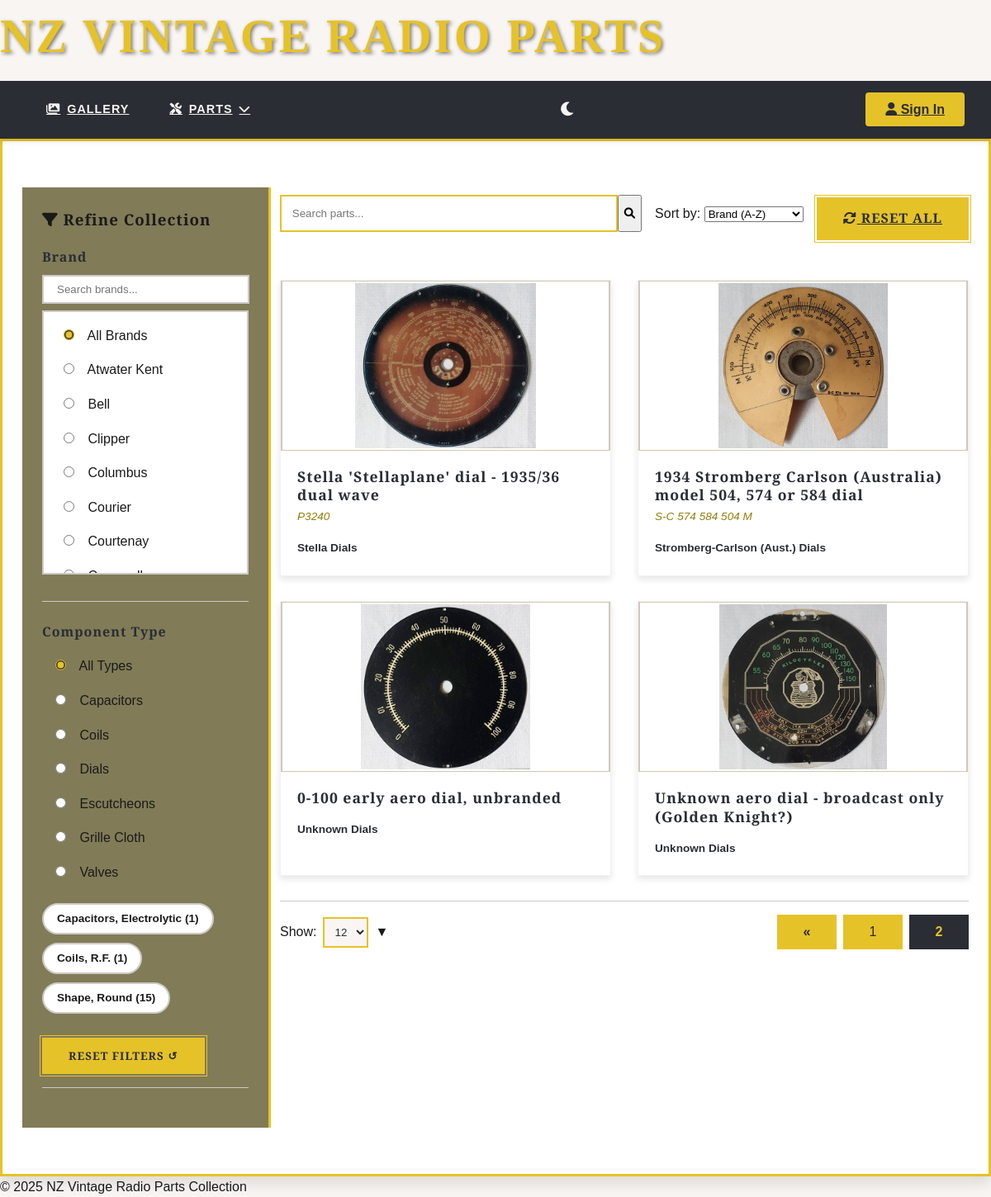
The page /parts/gallery?page=2 on the database as committed earlier.
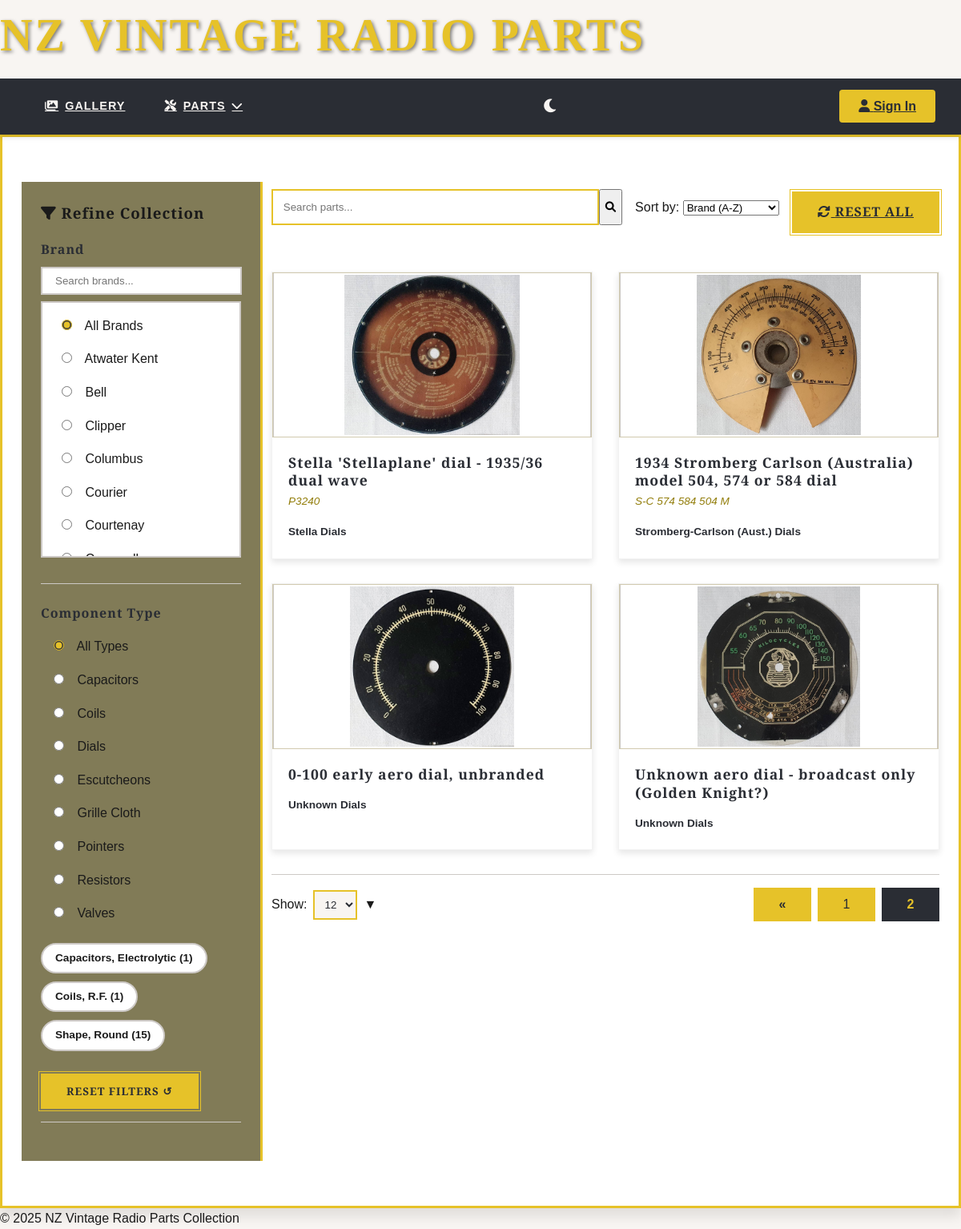
The same page on the database as committed later.
### app/models.py (models this page shows, shortened)
class Brand(db.Model):
    __tablename__ = 'Brand'
    id = db.Column(db.Integer, primary_key=True)
    name = db.Column(db.String(50), unique=True, nullable=False)  # "Philips"
    alias = db.Column(db.String(50), unique=True)  # "philips"
    description = db.Column(db.Text(500))
    logo_filename = db.Column(db.String(100))
    website = db.Column(db.String(200))
    parts = db.relationship('Part', back_populates='brand')

class PartType(db.Model):
    __tablename__ = 'PartType'
    id = db.Column(db.Integer, primary_key=True)
    name = db.Column(db.String(50), unique=True, nullable=False)  # "Tube"
    description = db.Column(db.String(1024))  # "Vacuum tubes/valves for amplification"
    slug = db.Column(db.String(50), unique=True)

class Tag(db.Model):
    __tablename__ = 'Tag'
    id = db.Column(db.Integer, primary_key=True, autoincrement=True)
    name = db.Column(db.String(100), nullable=False, unique=True)
    description = db.Column(db.String(255))
    slug = db.Column(db.String(100), nullable=False, unique=True, index=True)
    parts = db.relationship('Part', secondary=part_tags, back_populates='tags')

class Part(db.Model):
    __tablename__ = 'Part'
    id = db.Column(db.Integer, primary_key=True)
    name = db.Column(db.String(100), nullable=False)  # "Dial", "Valve"
    description = db.Column(db.String(1024))
    part_number = db.Column(db.String(30))
    quantity = db.Column(db.Integer, default=1)
    box = db.Column(db.String(20))            # "Box 3A"
    position = db.Column(db.String(50))       # "Bottom shelf"
    created_at = db.Column(db.DateTime, default=lambda: datetime.now(timezone.utc))
    brand_id = db.Column(db.Integer, db.ForeignKey('Brand.id'))
    location_id = db.Column(db.Integer, db.ForeignKey('Location.id'))
    part_type_id = db.Column(db.Integer, db.ForeignKey('PartType.id'))
    brand = db.relationship('Brand', back_populates='parts')
    location = db.relationship('Location', back_populates='parts')
    images = db.relationship('Image', back_populates='part', cascade='all, delete-orphan')
    tags = db.relationship('Tag', secondary=part_tags, back_populates='parts')
    part_type = db.relationship('PartType')

class Image(db.Model):
    __tablename__ = 'Image'
    id = db.Column(db.Integer, primary_key=True, autoincrement=True)
    filename = db.Column(db.String(100), nullable=False)
    description = db.Column(db.String(500))
    is_primary = db.Column(db.Boolean, default=False)
    sort_order = db.Column(db.Integer, default=0)
    created_at = db.Column(db.DateTime,
                           default=lambda: datetime.now(timezone.utc))
    location_id = db.Column(db.Integer, db.ForeignKey('Location.id'))
    part_id = db.Column(db.Integer, db.ForeignKey('Part.id'))
    location = db.relationship('Location', back_populates='images')
    part = db.relationship('Part', back_populates='images')

### app/blueprints/parts.py (the view, shortened to what this page needs)
@bp.route('/')
@bp.route('/gallery')
def gallery():
    page = request.args.get('page', 1, type=int)
    per_page = request.args.get('per_page', 12, type=int)
    query = Part.query.join(Brand, Part.brand).options(db.joinedload(Part.brand))
    brand_id = request.args.get('brand', type=int)
    part_type_id = request.args.get('type', type=int)
    search_query = request.args.get('q', '').strip()
    tags = request.args.getlist('tag')
    filters = []
    current_filters = {
        'brand': brand_id,
        'type': part_type_id,
        'q': search_query if search_query else None
    }
    if brand_id:
        filters.append(Part.brand_id == brand_id)
    if part_type_id:
        filters.append(Part.part_type_id == part_type_id)
    if tags:
        for tag_name in tags:
            tag = Tag.query.filter_by(name=tag_name).first()
            if tag:
                filters.append(Part.tags.contains(tag))
    sort = request.args.get('sort', 'brand_asc')
    if sort == 'name_asc':
        query = query.order_by(Part.name.asc())
    elif sort == 'name_desc':
        query = query.order_by(Part.name.desc())
    elif sort == 'newest':
        query = query.order_by(Part.created_at.desc())
    elif sort == 'oldest':
        query = query.order_by(Part.created_at.asc())
    else:  # Default: brand_asc
        query = query.order_by(Brand.name.asc(), Part.part_number.asc())
    if filters:
        query = query.filter(*filters)
    parts = query.paginate(page=page, per_page=per_page, error_out=False)
    brands = Brand.query.order_by(Brand.name.asc()).all()
    part_types = PartType.query.order_by(PartType.name.asc()).all()
    all_tags = db.session.query(
        Tag.name,
        func.count(part_tags.c.part_id).label('count')
    ).join(part_tags).group_by(Tag.name).order_by(Tag.name.asc()).all()
    for part in parts.items:
        part.primary_image = next((img for img in part.images if img.is_primary), part.images[0] if part.images else None)
    return render_template(
        'gallery.html',
        parts=parts,
        brands=brands,
        part_types=part_types,
        all_tags=all_tags,
        current_filters=current_filters,
        per_page=per_page,
        sort=sort
    )

### app/blueprints/parts.py (called while the page is built)
@bp.context_processor
def inject_now():
    return {'current_year': datetime.now().year}

### app/templates/gallery.html (shortened to what this page needs)
{% extends 'layout.html' %}
{% block content %}
<div class="art-deco-card">
    <div class="gallery-container">
        <aside class="filters-panel">
            <h3><i class="fas fa-filter"></i> Refine Collection</h3>
            <div class="filter-group">
                <h4>Brand</h4>
                <div class="searchable-dropdown">
                    <input type="text" id="brandSearch" placeholder="Search brands..." onkeyup="filterBrands()">
                    <div class="dropdown-options" id="brandOptions">
                        <form id="brandFilterForm" method="GET" action="{{ url_for('parts.gallery') }}">
                            <label class="filter-option">
                                <input type="radio" name="brand" value=""
                                       {% if not current_filters.brand %}checked{% endif %}
                                       onchange="document.getElementById('brandFilterForm').submit()">
                                All Brands
                            </label>
                            {% for brand in brands %}
                            <label class="filter-option">
                                <input type="radio" name="brand" value="{{ brand.id }}"
                                       onchange="document.getElementById('brandFilterForm').submit()">
                                {{ brand.name }}
                            </label>
                            {% endfor %}
                        </form>
                    </div>
                </div>
            </div>
            <div class="filter-group">
                <h4>Component Type</h4>
                <form id="filtersForm" method="GET" action="{{ url_for('parts.gallery') }}">
                    <label class="filter-option">
                        <input type="radio" name="type" value=""
                               {% if not current_filters.type %}checked{% endif %}
                               onchange="this.form.submit()">
                        All Types
                    </label>
                    {% for type in part_types %}
                    <label class="filter-option">
                        <input type="radio" name="type" value="{{ type.id }}"
                               onchange="this.form.submit()">
                        {{ type.name }}
                    </label>
                    {% endfor %}
                </form>
            <div class="tag-cloud">
                {% for tag in all_tags %}
                <a href="{{ url_for('parts.gallery', tag=tag.name) }}"
                   class="tag {% if tag.name in request.args.getlist('tag') %}active{% endif %}"
                   data-count="{{ tag.count }}">
                    {{ tag.name }}
                    {% if tag.count > 0 %}
                    <span class="tag-count">({{ tag.count }})</span>
                    {% endif %}
                </a>
                {% endfor %}
            </div>
            <div class="form-footer">
                <a href="{{ url_for('parts.gallery') }}">
                    <button type="submit" class="vintage-button">
                    <span class="button-text">Reset Filters</span>
                    <span class="button-icon">↺</span>
                    </button>
                </a>
            </div>
        </aside>
        <main class="results-area">
        <div class="search-controls">
            <form class="search-box" action="{{ url_for('parts.gallery') }}" method="GET">
                <input type="text" name="q" placeholder="Search parts..."
                    value="{{ request.args.get('q', '') }}"
                    aria-label="Search parts">
                <button type="submit" class="search-button">
                    <i class="fas fa-search"></i>
                </button>
            </form>
            <div class="sort-control">
                <form id="sortForm" method="GET" action="{{ url_for('parts.gallery') }}">
                    <label for="sortSelect">Sort by:</label>
                    <select id="sortSelect" name="sort" onchange="this.form.submit()">
                        <option value="brand_asc" {% if sort == 'brand_asc' %}selected{% endif %}>Brand (A-Z)</option>
                    </select>
                </form>
            </div>
            <a href="{{ url_for('parts.gallery') }}" class="reset-button vintage-button">
                <i class="fas fa-sync-alt"></i> Reset All
            </a>
        </div>
            <div class="parts-grid">
                {% for part in parts.items %}
                <a href="{{ url_for('parts.view_part', part_id=part.id) }}" class="card-link">
                    <article class="part-card">
                        <div class="part-thumbnail">
                            {% if part.primary_image %}
                            <img src="{{ url_for('static', filename='images/' + part.primary_image.filename) }}"
                                alt="{{ part.name }}"
                                loading="lazy">
                            {% else %}
                            <div class="no-image">
                                <i class="fas fa-image vintage-icon-large"></i>
                            </div>
                            {% endif %}
                        </div>
                        <div class="part-info">
                            <h3>{{ part.name }}</h3>
                            {% if part.part_number %}
                            <div class="part-number">{{ part.part_number }}</div>
                            {% endif %}
                            <div class="part-meta">
                                {% if part.brand %}
                                <span class="brand">{{ part.brand.name }} {% if part.part_type %}{{ part.part_type.name }}{% endif %}
                                {% endif %}
                            </div>
                        </div>
                    </article>
                </a>
                {% endfor %}
            </div>
            {% if parts.pages > 1 %}
            <div class="pagination-controls">
                <div class="items-per-page">
                    <label for="perPageSelect">Show:</label>
                    <select id="perPageSelect" onchange="updateItemsPerPage(this.value)">
                        <option value="12" {% if per_page == 12 %}selected{% endif %}>12</option>
                    </select>
                    <span class="custom-arrow">▼</span>
                </div>
                <div class="pagination">
                    {% if parts.has_prev %}
                    <a href="{{ url_for('parts.gallery', **dict(request.args, page=parts.prev_num)) }}"
                    class="pagination-arrow">
                        &laquo;
                    </a>
                    {% endif %}
                    {% for page_num in parts.iter_pages(left_edge=1, right_edge=1, left_current=2, right_current=2) %}
                        {% if page_num %}
                            {% if page_num == parts.page %}
                            <span class="current-page">{{ page_num }}</span>
                            {% else %}
                            <a href="{{ url_for('parts.gallery', **dict(request.args, page=page_num)) }}">
                                {{ page_num }}
                            </a>
                            {% endif %}
                        {% else %}
                            <span class="ellipsis">...</span>
                        {% endif %}
                    {% endfor %}
                </div>
            </div>
            {% endif %}
        </main>
    </div>
</div>
{% endblock %}

### app/templates/layout.html (shortened to what this page needs)
<!DOCTYPE html>
<html lang="en">
<head>
    <link rel="stylesheet" href="{{ url_for('static', filename='css/style.css') }}">
    <link rel="stylesheet" href="https://cdnjs.cloudflare.com/ajax/libs/font-awesome/6.0.0/css/all.min.css">
</head>
<body>
    <header class="art-deco-header">
        <a href="/">
            <h1>NZ Vintage Radio Parts</h1>
        </a>
    </header>
    <nav class="art-deco-nav">
        <ul class="nav-primary">
            <li><a href="{{ url_for('parts.gallery') }}"><i class="fas fa-images"></i> Gallery</a></li>
            <li class="has-submenu">
                <a href="#"><i class="fas fa-tools"></i> Parts <i class="fas fa-chevron-down"></i></a>
            </li>
        </ul>
        <div class="nav-user">
            <button class="theme-toggle" aria-label="Toggle dark mode">
                <i class="fas fa-adjust"></i>
            </button>
        </div>
        <div class="nav-user">
            <a href="#" class="login-prompt"><i class="fas fa-user"></i> Sign In</a>
        </div>
    </nav>
    <main>
        <div class="content-wrapper">
            {% block content %}{% endblock %}
        </div>
    </main>
    <footer>
        &copy; {{ current_year }} NZ Vintage Radio Parts Collection
    </footer>
</body>
</html>

Rows that differ between the two databases and show on the page:
added PartType: type "☐ Pointers", name "Pointers"
added PartType: type "☐ Resistors", name "Resistors"
